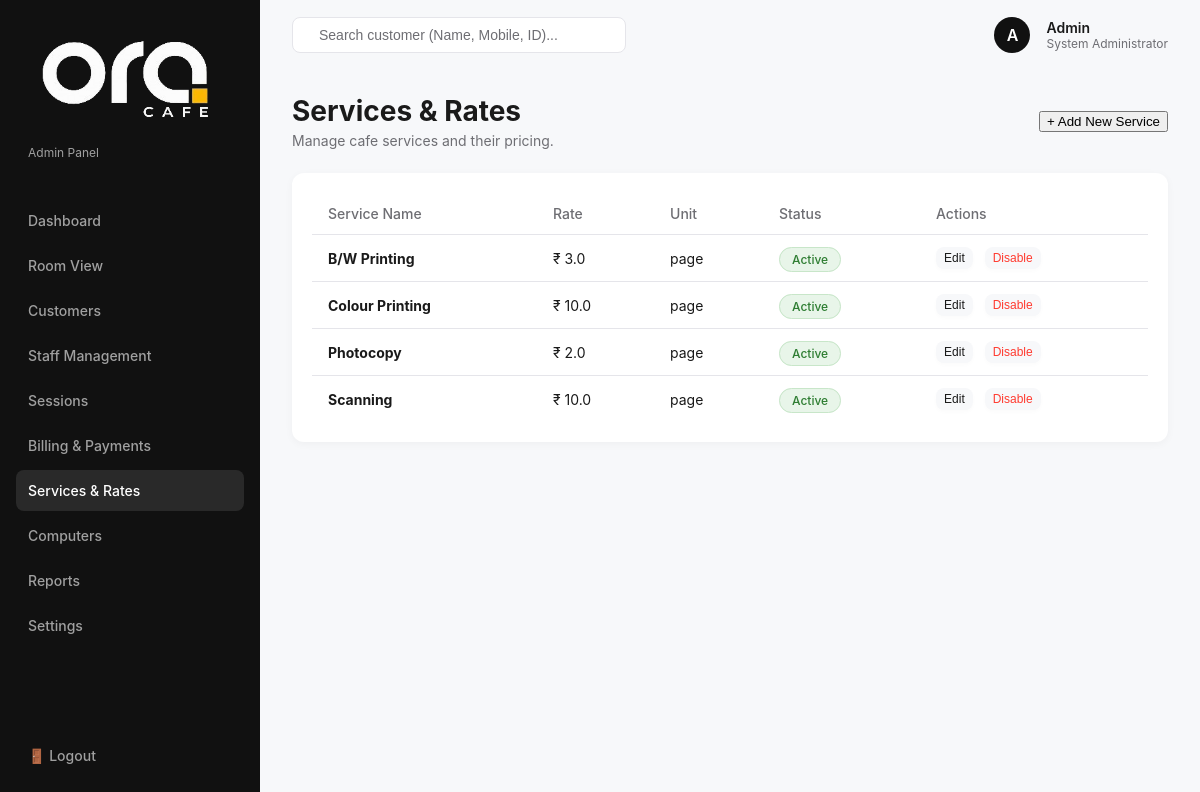
Page /admin/services (signed in) on the committed database.
### tables this page shows
CREATE TABLE services (
    id INTEGER PRIMARY KEY AUTOINCREMENT,
    service_name TEXT NOT NULL,
    rate REAL NOT NULL,
    unit TEXT NOT NULL,
    created_at TIMESTAMP DEFAULT CURRENT_TIMESTAMP
, is_active INTEGER DEFAULT 1);

### app.py (the view)
@app.route('/admin/services')
@admin_required
def admin_services():
    conn = get_db_connection()
    services = conn.execute('SELECT * FROM services ORDER BY is_active DESC, service_name ASC').fetchall()
    conn.close()
    return render_template('admin/services.html', services=services)

### app.py (called while the page is built)
def get_db_connection():
    conn = sqlite3.connect(DATABASE)
    conn.row_factory = sqlite3.Row
    conn.execute('PRAGMA foreign_keys = ON;')
    return conn

def admin_required(f):
    @wraps(f)
    def decorated_function(*args, **kwargs):
        is_admin = session.get('role') == 'admin'
        has_admin_auth = session.get('admin_authenticated') == True
        if 'user_id' not in session or not (is_admin or has_admin_auth):
            flash('Admin access required.', 'error')
            return redirect(url_for('login'))
        return f(*args, **kwargs)
    return decorated_function

### templates/admin/services.html (shortened to what this page needs)
{% extends "base.html" %}
{% block content %}
<div class="page-header">
    <div>
        <h1>Services & Rates</h1>
        <p>Manage cafe services and their pricing.</p>
    </div>
    <button class="btn-primary" style="width: auto;" onclick="openAddModal()">+ Add New Service</button>
</div>
<div class="card">
    <table>
        <thead>
            <tr>
                <th>Service Name</th>
                <th>Rate</th>
                <th>Unit</th>
                <th>Status</th>
                <th>Actions</th>
            </tr>
        </thead>
        <tbody>
            {% for service in services %}
            <tr style="opacity: {{ '1' if service.is_active else '0.5' }};">
                <td><strong>{{ service.service_name }}</strong></td>
                <td>₹ {{ service.rate }}</td>
                <td>{{ service.unit }}</td>
                <td>
                    {% if service.is_active %}
                        <span class="status-badge active">Active</span>
                    {% else %}
                        <span class="status-badge completed">Disabled</span>
                    {% endif %}
                </td>
                <td>
                    <button class="btn" style="padding: 4px 8px; font-size: 12px; margin-right: 8px;" onclick="openEditModal({{ service.id }}, '{{ service.service_name }}', {{ service.rate }}, '{{ service.unit }}')">Edit</button>
                    <button class="btn" style="padding: 4px 8px; font-size: 12px; color: {% if service.is_active %}#ff3b30{% else %}#34c759{% endif %};" onclick="toggleService({{ service.id }})">
                        {% if service.is_active %}Disable{% else %}Enable{% endif %}
                    </button>
                </td>
            </tr>
            {% else %}
            <tr>
                <td colspan="5" style="text-align: center; padding: 24px; color: var(--text-secondary);">No services found.</td>
            </tr>
            {% endfor %}
        </tbody>
    </table>
</div>
{% endblock %}

### static/css/common.css (style rules this page uses)
:root { --bg-color: #f7f8fa; --sidebar-bg: #111111; --sidebar-text: #a0a0a0; --sidebar-text-hover: #ffffff; --card-bg: #ffffff; --text-primary: #1a1a1a; --text-secondary: #6e6e73; --border-color: #e5e5ea; --accent-blue: #007aff; --shadow-sm: 0 2px 8px rgba(0, 0, 0, 0.04); --shadow-md: 0 4px 12px rgba(0, 0, 0, 0.06); --shadow-lg: 0 8px 24px rgba(0, 0, 0, 0.08); }
body { font-family: -apple-system, BlinkMacSystemFont, "Segoe UI", Roboto, Helvetica, Arial, sans-serif; background-color: var(--bg-color); color: var(--text-primary); margin: 0; padding: 0; display: flex; height: 100vh; overflow: hidden; }
.page-header { display: flex; justify-content: space-between; align-items: center; margin-bottom: 24px; }
.page-header h1 { font-size: 28px; font-weight: 700; margin: 0; }
.page-header p { color: var(--text-secondary); margin: 4px 0 0 0; font-size: 14px; }
.card { background: var(--card-bg); border-radius: 12px; padding: 20px; box-shadow: var(--shadow-sm); }
table { width: 100%; border-collapse: collapse; }
th, td { padding: 12px 16px; text-align: left; border-bottom: 1px solid var(--border-color); font-size: 14px; }
th { color: var(--text-secondary); font-weight: 500; }
tr:last-child td { border-bottom: none; }
.status-badge { padding: 4px 12px; border-radius: 20px; font-size: 12px; font-weight: 500; background-color: var(--bg-color); border: 1px solid var(--border-color); }
.status-badge.active { background-color: #e8f5e9; color: #2e7d32; border-color: #c8e6c9; }
.btn { display: inline-flex; align-items: center; justify-content: center; padding: 8px 16px; border-radius: 8px; font-size: 14px; font-weight: 500; cursor: pointer; transition: all 0.2s ease; border: none; background-color: var(--bg-color); color: var(--text-primary); box-shadow: 0 2px 4px rgba(0,0,0,0.02); }

### rows in the picture
services: service_name "B/W Printing", rate "3.0", unit "page", is_active "Active"
services: service_name "Colour Printing", rate "10.0", unit "page", is_active "Active"
services: service_name "Photocopy", rate "2.0", unit "page", is_active "Active"
services: service_name "Scanning", rate "10.0", unit "page", is_active "Active"

### other values in the picture
{{ session.get('name')[0] if session.get('name') else 'U' }} "A"
{{ session.get('name') }} "Admin"
